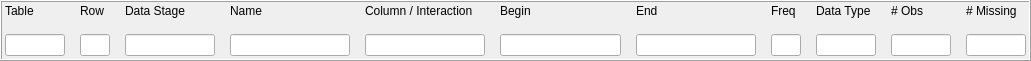
       <widget class="QFrame" name="statsExplSelFrame">
        <property name="geometry">
         <rect>
          <x>10</x>
          <y>80</y>
          <width>1031</width>
          <height>61</height>
         </rect>
        </property>
        <property name="styleSheet">
         <string notr="true">border-color: rgb(0, 0, 0);</string>
        </property>
        <property name="frameShape">
         <enum>QFrame::Box</enum>
        </property>
        <property name="frameShadow">
         <enum>QFrame::Raised</enum>
        </property>
        <widget class="QWidget" name="gridLayoutWidget_35">
         <property name="geometry">
          <rect>
           <x>0</x>
           <y>0</y>
           <width>1031</width>
           <height>61</height>
          </rect>
         </property>
         <layout class="QGridLayout" name="statsExplSelGrid" columnstretch="2,1,3,4,4,4,4,1,2,2,2">
          <property name="leftMargin">
           <number>5</number>
          </property>
          <property name="topMargin">
           <number>2</number>
          </property>
          <property name="rightMargin">
           <number>5</number>
          </property>
          <property name="bottomMargin">
           <number>5</number>
          </property>
          <property name="spacing">
           <number>15</number>
          </property>
          <item row="0" column="7">
           <widget class="QLabel" name="label_100">
            <property name="sizePolicy">
             <sizepolicy hsizetype="Preferred" vsizetype="Preferred">
              <horstretch>0</horstretch>
              <verstretch>0</verstretch>
             </sizepolicy>
            </property>
            <property name="text">
             <string>Freq</string>
            </property>
           </widget>
          </item>
          <item row="0" column="4">
           <widget class="QLabel" name="label_70">
            <property name="text">
             <string>Column / Interaction</string>
            </property>
           </widget>
          </item>
          <item row="1" column="4">
           <widget class="QLineEdit" name="statsExplColIntField">
            <property name="text">
             <string/>
            </property>
            <property name="readOnly">
             <bool>true</bool>
            </property>
           </widget>
          </item>
          <item row="1" column="6">
           <widget class="QLineEdit" name="statsExplEndField">
            <property name="text">
             <string/>
            </property>
            <property name="readOnly">
             <bool>true</bool>
            </property>
           </widget>
          </item>
          <item row="1" column="7">
           <widget class="QLineEdit" name="statsExplFreqField">
            <property name="sizePolicy">
             <sizepolicy hsizetype="Ignored" vsizetype="Fixed">
              <horstretch>0</horstretch>
              <verstretch>0</verstretch>
             </sizepolicy>
            </property>
            <property name="text">
             <string/>
            </property>
            <property name="readOnly">
             <bool>true</bool>
            </property>
           </widget>
          </item>
          <item row="0" column="8">
           <widget class="QLabel" name="label_101">
            <property name="text">
             <string>Data Type</string>
            </property>
           </widget>
          </item>
          <item row="1" column="5">
           <widget class="QLineEdit" name="statsExplBeginField">
            <property name="text">
             <string/>
            </property>
            <property name="readOnly">
             <bool>true</bool>
            </property>
           </widget>
          </item>
          <item row="0" column="3">
           <widget class="QLabel" name="label_69">
            <property name="text">
             <string>Name</string>
            </property>
           </widget>
          </item>
          <item row="1" column="1">
           <widget class="QLineEdit" name="statsExplRowField">
            <property name="sizePolicy">
             <sizepolicy hsizetype="Ignored" vsizetype="Fixed">
              <horstretch>0</horstretch>
              <verstretch>0</verstretch>
             </sizepolicy>
            </property>
            <property name="text">
             <string/>
            </property>
            <property name="readOnly">
             <bool>true</bool>
            </property>
           </widget>
          </item>
          <item row="0" column="6">
           <widget class="QLabel" name="label_99">
            <property name="text">
             <string>End</string>
            </property>
           </widget>
          </item>
          <item row="1" column="3">
           <widget class="QLineEdit" name="statsExplNameField">
            <property name="text">
             <string/>
            </property>
            <property name="readOnly">
             <bool>true</bool>
            </property>
           </widget>
          </item>
          <item row="1" column="8">
           <widget class="QLineEdit" name="statsExplDataTypeField">
            <property name="text">
             <string/>
            </property>
            <property name="readOnly">
             <bool>true</bool>
            </property>
           </widget>
          </item>
          <item row="0" column="1">
           <widget class="QLabel" name="label_67">
            <property name="text">
             <string>Row</string>
            </property>
           </widget>
          </item>
          <item row="0" column="2">
           <widget class="QLabel" name="label_68">
            <property name="text">
             <string>Data Stage</string>
            </property>
           </widget>
          </item>
          <item row="0" column="5">
           <widget class="QLabel" name="label_98">
            <property name="text">
             <string>Begin</string>
            </property>
           </widget>
          </item>
          <item row="0" column="9">
           <widget class="QLabel" name="label_113">
            <property name="text">
             <string># Obs</string>
            </property>
           </widget>
          </item>
          <item row="1" column="0">
           <widget class="QLineEdit" name="statsExplTableField">
            <property name="text">
             <string/>
            </property>
            <property name="readOnly">
             <bool>true</bool>
            </property>
           </widget>
          </item>
          <item row="1" column="2">
           <widget class="QLineEdit" name="statsExplStageField">
            <property name="text">
             <string/>
            </property>
            <property name="readOnly">
             <bool>true</bool>
            </property>
           </widget>
          </item>
          <item row="0" column="0">
           <widget class="QLabel" name="label_13">
            <property name="text">
             <string>Table</string>
            </property>
           </widget>
          </item>
          <item row="0" column="10">
           <widget class="QLabel" name="label_114">
            <property name="text">
             <string># Missing</string>
            </property>
           </widget>
          </item>
          <item row="1" column="9">
           <widget class="QLineEdit" name="statsExplObsField">
            <property name="text">
             <string/>
            </property>
            <property name="readOnly">
             <bool>true</bool>
            </property>
           </widget>
          </item>
          <item row="1" column="10">
           <widget class="QLineEdit" name="statsExplMissingField">
            <property name="text">
             <string/>
            </property>
            <property name="readOnly">
             <bool>true</bool>
            </property>
           </widget>
          </item>
         </layout>
        </widget>
       </widget>
